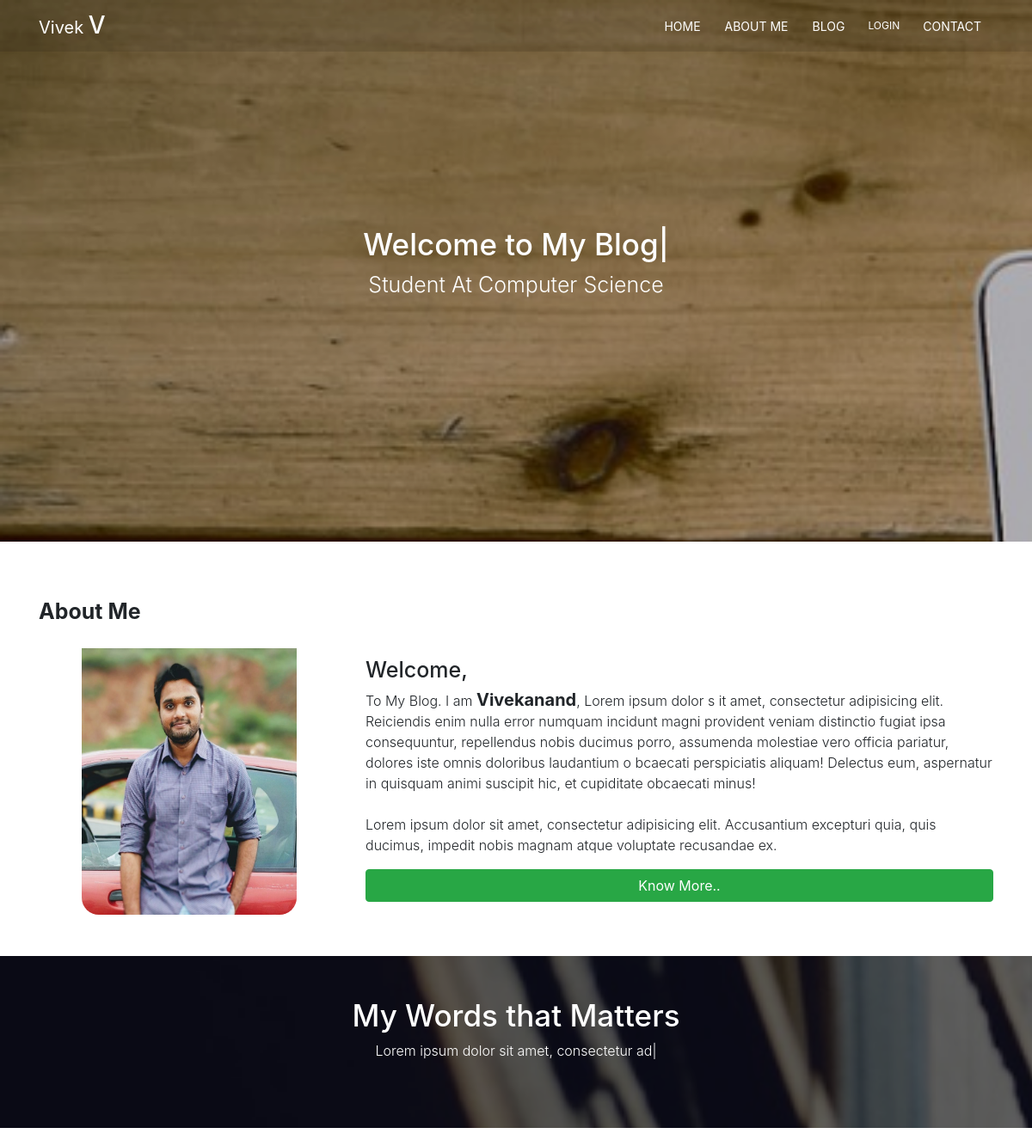
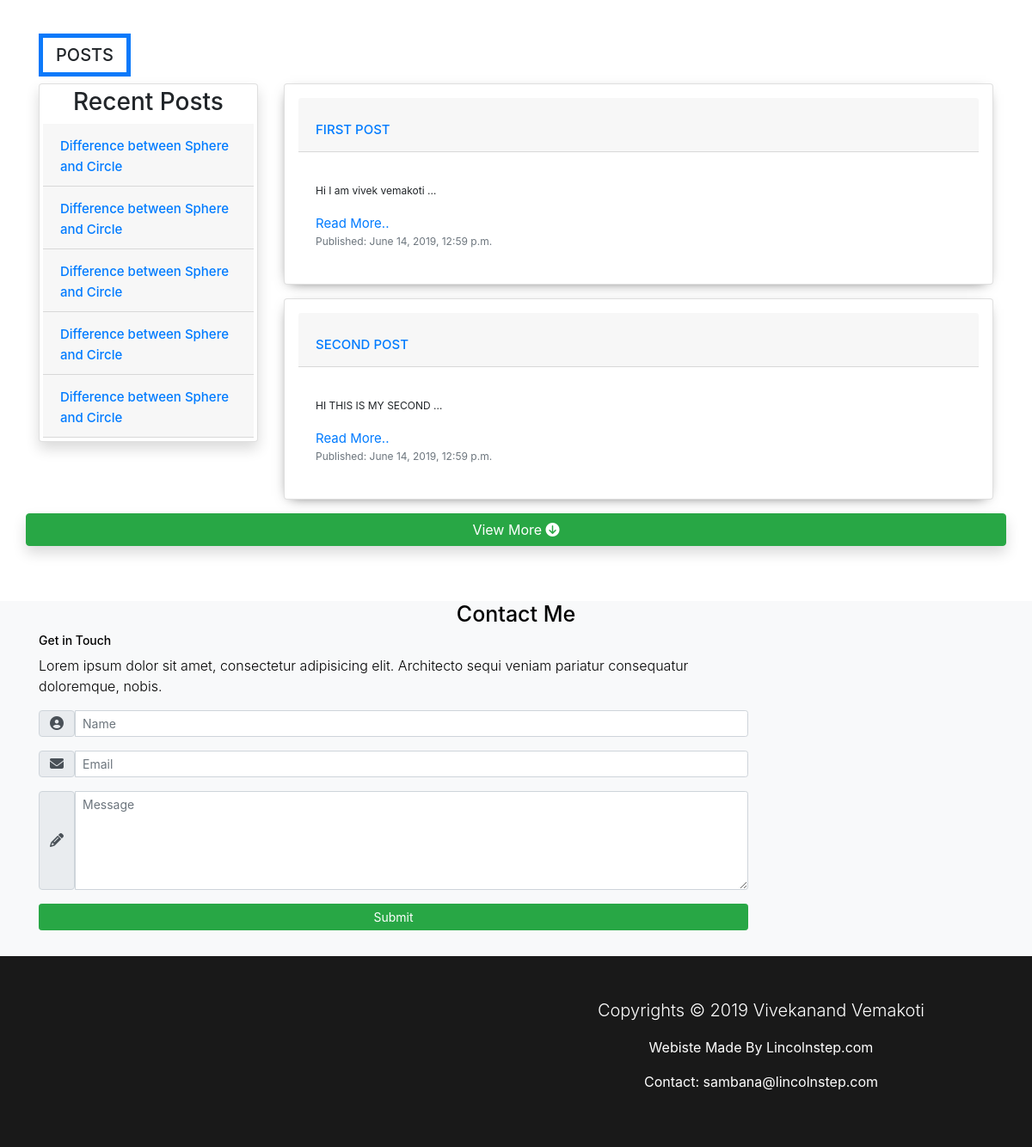
The page / on the database its author committed (2 pictures, top to bottom).
### blog/models.py (models this page shows, shortened)
class Post(models.Model):
    author = models.ForeignKey(settings.AUTH_USER_MODEL, on_delete=models.CASCADE)
    title = models.CharField(max_length=200)
    text = RichTextField()
    created_date = models.DateTimeField(default=timezone.now)
    published_date = models.DateTimeField(blank=True, null=True)
    image = models.ImageField(upload_to='blog_images',validators=[FileExtensionValidator(['jpg','gif','png'])],blank=True)

### blog/views.py (the view)
# urls.py: path('',views.home,name="home"),
def home(request):
    twoposts = Post.objects.filter(published_date__lte=timezone.now()).order_by('published_date')
    return render(request, 'blog/home.html', {'twoposts':twoposts})

### blog/templates/blog/home.html (shortened to what this page needs)
{% extends 'blog/base.html' %}
{% load static %}
{% block body_class %} my-header {% endblock %}
{% block content %}
<div class="container home">
    <div class="row">
        <div class="col-12">
            <div class="container homecentertext text-center text-white">
                <h1 class="sree"><span class="author"></span></h1>
                <p class="lead tagline">Student At Computer Science</p>
            </div>
        </div>
    </div>
</div>
</div>
</div>
</section>
<section id="home-aboutus-section" class="py-3">
    <div id="home-aboutus">
        <div class="home-aboutus-dark-overlay">
            <div class="container">
                <h1 class="font-weight-bold ">About Me</h1>
                <div class="row">
                    <div class="col-lg-4 col-md-4 col-sm-12 col-12 aboutright">
                        <img src="{% static 'img/vivek.jpg' %}" alt="" class="img-fluid">
                    </div>
                    <div class="col-lg-8 col-md-8 col-sm-12 col-12 aboutleft">
                        <h3 class="">Welcome,</h3>
                        <p class="lead">To My Blog.
                            I am <strong class="font-weight-bold h5">Vivekanand</strong>, Lorem ipsum dolor s
                            it amet, consectetur adipisicing elit. Reiciendis enim nulla error numquam incidunt magni
                            provident veniam distinctio fugiat ipsa consequuntur, repellendus nobis ducimus porro,
                            assumenda molestiae vero officia pariatur, dolores iste omnis doloribus laudantium o
                            bcaecati perspiciatis aliquam! Delectus eum, aspernatur in quisquam animi suscipit hic,
                            et cupiditate obcaecati minus!
                            <br> <br>
                            Lorem ipsum dolor sit amet, consectetur adipisicing elit.
                            Accusantium excepturi quia, quis ducimus, impedit nobis magnam atque
                            voluptate recusandae ex.</p>
                        <a href="{% url 'about' %}" class="btn btn-success btn-block">Know More..</a>
                    </div>
                </div>
            </div>
        </div>
    </div>
</section>
<section id="explore-head-section" class="bg-primary">
    <div class="explore-head-section-dark-overlay">
        <div class="container">
            <div class="row">
                <div class="col text-center">
                    <div class="py-5">
                        <h1 class="vision">My Words that Matters</h1>
                        <p class="lead"> <span class="mywords"></span></p>
                    </div>
                </div>
            </div>
        </div>
    </div>
</section>
<section id="bloghome">
    <div class="container">
        <h1 class="text-center d-inline-block">Posts</h1>
        <div class="row">
                    <div class="col-lg-3 col-md-3 col-sm-12 col-12">
                        <div class="card recentposts shadow p-1 mb-3 bg-white rounded">
                            <h3 class="text-center">Recent Posts</h3>
                            <h5 class="card-header"><a href="">Difference between Sphere and Circle</a></h5>
                            <h5 class="card-header"><a href="">Difference between Sphere and Circle</a></h5>
                            <h5 class="card-header"><a href="">Difference between Sphere and Circle</a></h5>
                            <h5 class="card-header"><a href="">Difference between Sphere and Circle</a></h5>
                            <h5 class="card-header"><a href="">Difference between Sphere and Circle</a></h5>
                        </div>
                    </div>
            <div class="col-lg-9 col-md-9 col-sm-12 col-12">
                {% for post in twoposts|slice:":2"  %}
                        <div class="card myposts p-3 mb-3 bg-white rounded">
                            <h2 class="card-header"><a href="{% url 'post_detail' pk=post.pk %}">{{ post.title }}</a></h2>
                            <div class="card-body">
                                <p class="card-text">{{ post.text|safe|truncatewords:5|linebreaks }}</p>
                                <a href="{% url 'post_detail' pk=post.pk %}" class="text-primary">Read More..</a>
                                <p class="mb-1 text-muted">Published: {{ post.published_date }}</p>
                            </div>
                        </div>
                {% endfor %}
            </div>
            <a href="{% url 'post_list' %}" class="btn mb-5 btn-success shadow btn-block">View More <i class="fa fa-arrow-circle-down"></i> </a>
            </div>
    </div>
</section>
<section id="contact" class="bg-light mt-3">
    <div class="contactus-darkoverlay">
        <div class="container">
            <h1 class="text-center">Contact Me</h1>
            <div class="row">
                <div class="col-lg-9">
                    <h3>Get in Touch</h3>
                    <p class="lead">Lorem ipsum dolor sit amet, consectetur adipisicing
                        elit. Architecto sequi veniam pariatur consequatur doloremque, nobis.</p>
                    <form action="">
                        <div class="form-group">
                            <div class="input-group input-group-lg input-group-sm input-group-prepend">
                                <span class="input-group-text">
                                    <i class="fa fa-user-circle"></i>
                                </span>
                                <input type="text" class="form-control" placeholder="Name" name="" value="">
                            </div>
                        </div>
                        <div class="form-group">
                            <div class="input-group input-group-lg input-group-sm">
                                <span class="input-group-text">
                                    <i class="fa fa-envelope"></i>
                                </span>
                                <input type="email" class="form-control" placeholder="Email" name="" value="">
                            </div>
                        </div>
                        <div class="form-group">
                            <div class="input-group input-group-lg input-group-sm">
                                <span class="input-group-text">
                                    <i class="fa fa-pencil"></i>
                                </span>
                                <textarea type="email" class="form-control" placeholder="Message" rows="5" name="" value=""></textarea>
                            </div>
                        </div>
                        <input type="submit" value="Submit" class="btn btn-sm btn-lg btn-success btn-block">
                    </form>
                </div>
            </div>
        </div>
    </div>
</section>
{% endblock %}

### blog/templates/blog/base.html (shortened to what this page needs)
{% load static %}
<!doctype html>
<html lang="en">
<head>
    <link rel="stylesheet" href="https://stackpath.bootstrapcdn.com/bootstrap/4.3.1/css/bootstrap.min.css">
    <link rel="stylesheet" href="https://stackpath.bootstrapcdn.com/font-awesome/4.7.0/css/font-awesome.min.css">
    <link rel="stylesheet" href="https://stackpath.bootstrapcdn.com/font-awesome/4.7.0/css/font-awesome.min.css">
    <link rel="stylesheet" href="{% static "css/style.css" %}">
</head>
<body>
        <section id="showcase">
            <div class="{% block body_class %}{% endblock %}" >
                <div class="my-header-dark-overlay">
                    <nav class="my-navbar navbar navbar-expand-md navbar-dark bg-dark fixed-top">
                        <div class="container">
                            <a href="{% url 'home' %}" class="navbar-brand d-none d-sm-block">Vivek <span class="h3">V</span></a>
                            <div class="collapse navbar-collapse" id="myNavbar">
                                <ul class="navbar-nav ml-auto">
                                    <li class="nav-item">
                                        <a href="#showcase" class="nav-link ">Home</a>
                                    </li>
                                    <li class="nav-item">
                                        <a href="#home-aboutus-section" class="nav-link">About Me</a>
                                    </li>
                                    <li class="nav-item">
                                        <a href="#bloghome" class="nav-link">Blog</a>
                                    </li>
                                    <li class="nav-item">
                                        <button class="nav-link btn btn-link text-white" style="font-size:12px;" data-toggle="modal" data-target="#loginmodel">Login</button>
                                    </li>
                                    <li class="nav-item">
                                        <a href="#contact" class="nav-link">Contact</a>
                                    </li>
                                </ul>
                            </div>
                        </div>
                    </nav>
                {% block content %}
              {% endblock %}
        <footer id="main-footer" class="py-5 text-white">
            <div class="container">
                <div class="row text-center text-white">
                    <div class="col-md-6 ml-auto">
                        <p class="lead">Copyrights &copy; 2019 Vivekanand Vemakoti</p>
                        <p>Webiste Made By Lincolnstep.com</p>
                        <p>Contact: sambana@lincolnstep.com</p>
                    </div>
                </div>
            </div>
        </footer>
    </body>
    </html>

### rows shown on the page
Post: title "FIRST POST", text "Hi I am vivek vemakoti …", published_date "June 14, 2019, 12:59 p.m."
Post: title "SECOND POST", text "HI THIS IS MY SECOND …", published_date "June 14, 2019, 12:59 p.m."
